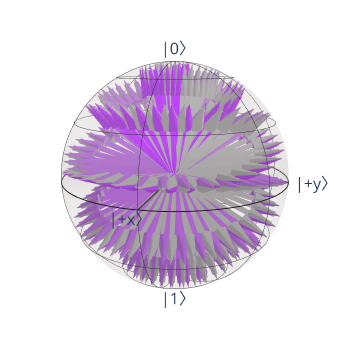

The notebook cell this image was saved under:
### Code cell
# make a list of [x, y, z] vectors
x = []
y = []
z = []
points = []
i = 0
for state in states:
    x.append((state.dag()*sigmax()*state).full()[0][0])
    y.append((state.dag()*sigmay()*state).full()[0][0])
    z.append((state.dag()*sigmaz()*state).full()[0][0])
    points.append([sx[i], sy[i], sz[i]])
    i = i + 1

# print(points)

# to change the vectors color from lighter to darker color as time progress
cm = LinearSegmentedColormap.from_list('graypurple', ["#999999", "#AA00FF"])
vectors_color = [rgb2hex(cm(kk)) for kk in np.linspace(-1,1,len(points))]

# # draw the bloch sphere
bloch_sphere(points, vectors_color = vectors_color)
